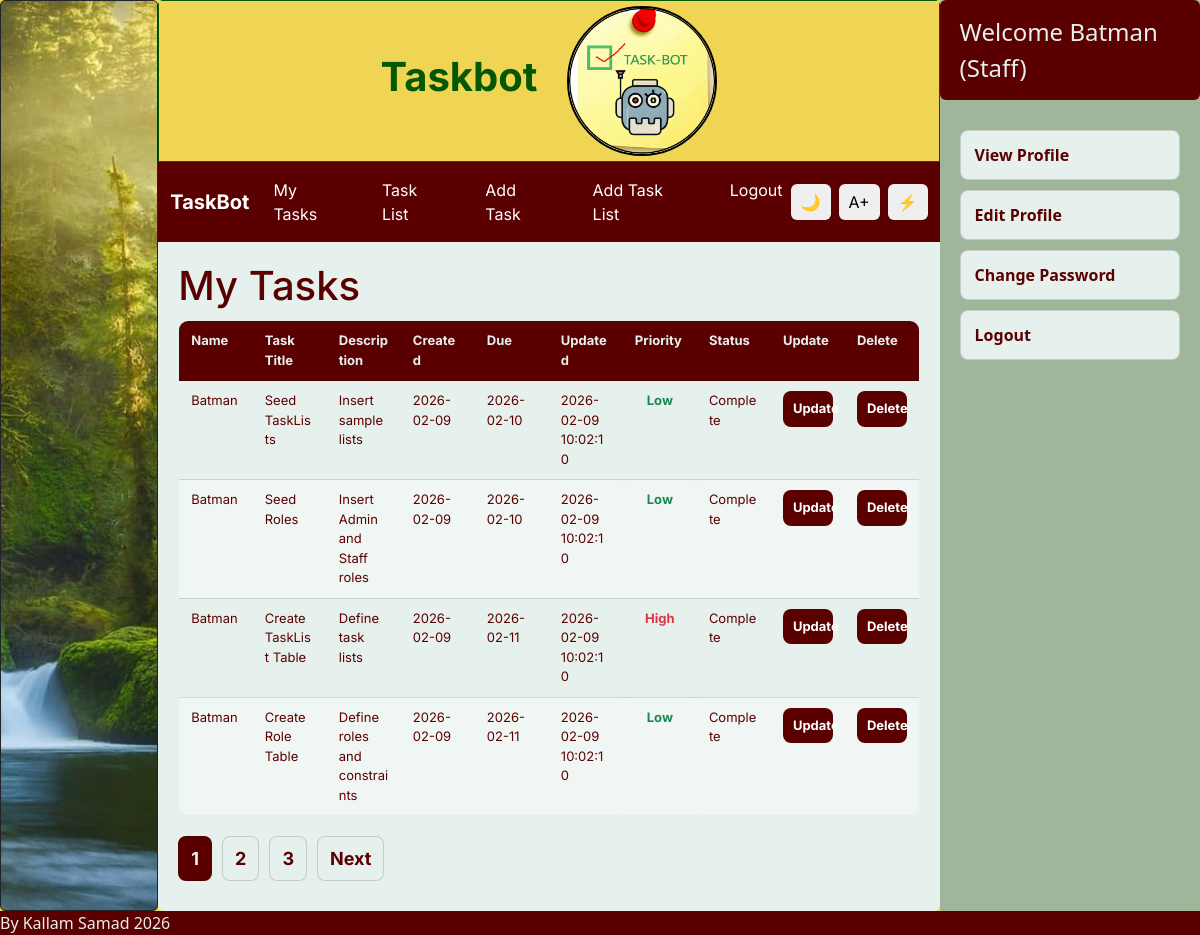
The page /index.php?page=lists (signed in) on the database as committed earlier.
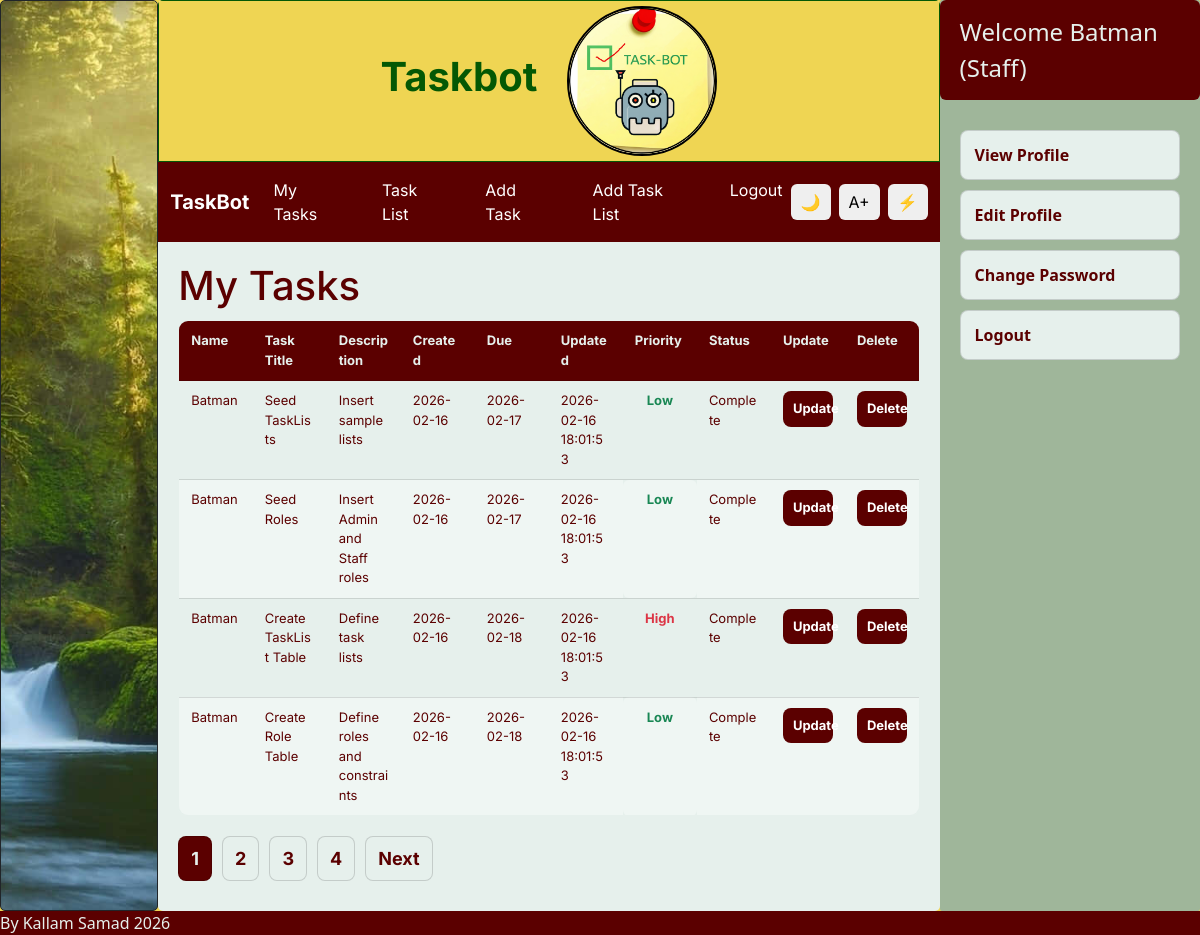
The same page on the database as committed later.
### tables this page shows
CREATE TABLE Task ( 

  TaskID        INTEGER PRIMARY KEY AUTOINCREMENT, 

  TaskTitle     TEXT NOT NULL, 

  Description   TEXT, 

  CreateDate    DATE NOT NULL DEFAULT (DATE('now')), 

  DueDate       DATE, 

  UpdatedAt     DATETIME NOT NULL DEFAULT CURRENT_TIMESTAMP, 

  LastUpdatedBy INTEGER, 

  Priority      TEXT NOT NULL DEFAULT 'Unassigned', 

  Status        TEXT NOT NULL DEFAULT 'Pending', 

  IsArchived    INTEGER NOT NULL DEFAULT 0, 

  TaskListID    INTEGER, 

  CHECK (Priority IN ('Unassigned', 'Low', 'Medium', 'High')), 

  CHECK (Status IN ('Pending', 'Complete', 'Cancelled')), 

  FOREIGN KEY (LastUpdatedBy) REFERENCES Users(UserID) 

    ON UPDATE CASCADE 

    ON DELETE SET NULL, 

  FOREIGN KEY (TaskListID) REFERENCES TaskList(TaskListID) 

    ON UPDATE CASCADE 

    ON DELETE SET NULL 

);

CREATE TABLE Users ( 

  UserID      INTEGER PRIMARY KEY AUTOINCREMENT, 

  RoleID      INTEGER NOT NULL, 

  DisplayName TEXT NOT NULL, 

  FirstName   TEXT NOT NULL, 

  MiddleName  TEXT DEFAULT ' ', 

  LastName    TEXT NOT NULL, 

  Email       TEXT NOT NULL UNIQUE, 

  Phone       TEXT UNIQUE, 

  IsActive    INTEGER NOT NULL DEFAULT 1, 

  LastLoginAt DATETIME DEFAULT CURRENT_TIMESTAMP, 

  FOREIGN KEY (RoleID) REFERENCES Role(RoleID) 

    ON UPDATE CASCADE 

    ON DELETE CASCADE 

);

### stafflists.php (the view, shortened to what this page needs)
<?php
$db = new SQLite3("C:/xampp/htdocs/TaskBot/database.db");
$db->exec("PRAGMA foreign_keys = ON;");
$userId = (int)$_SESSION['userId'];
$records_per_page = 4;
$current_page = isset($_GET['p']) ? (int)$_GET['p'] : 1;
$offset = ($current_page - 1) * $records_per_page;
$countStmt = $db->prepare("SELECT COUNT(*) AS total FROM Task WHERE LastUpdatedBy = :uid");
$countStmt->bindValue(":uid", $userId, SQLITE3_INTEGER);
$countRes = $countStmt->execute();
$countRow = $countRes->fetchArray(SQLITE3_ASSOC);
$total_records = (int)($countRow['total'] ?? 0);
$total_pages = max(1, (int)ceil($total_records / $records_per_page));
$stmt = $db->prepare("
    SELECT
        U.DisplayName,
        T.TaskID,
        T.TaskTitle,
        T.Description,
        T.CreateDate,
        T.DueDate,
        T.UpdatedAt,
        T.Priority,
        T.Status
    FROM Task T
    INNER JOIN Users U ON U.UserID = T.LastUpdatedBy
    WHERE T.LastUpdatedBy = :uid
    ORDER BY T.DueDate IS NULL, T.DueDate ASC, T.TaskID DESC
    LIMIT :limit OFFSET :offset
");
$stmt->bindValue(":uid", $userId, SQLITE3_INTEGER);
$stmt->bindValue(":limit", $records_per_page, SQLITE3_INTEGER);
$stmt->bindValue(":offset", $offset, SQLITE3_INTEGER);
$result = $stmt->execute();
echo "<h1 class='page-title'>My Tasks</h1>";
echo "<div class='table-wrap'>";
echo "<table class='tasks-table'>";
echo "
<thead>
<tr>
  <th>Name</th>
  <th>Task Title</th>
  <th>Description</th>
  <th>Created</th>
  <th>Due</th>
  <th>Updated</th>
  <th>Priority</th>
  <th>Status</th>
  <th>Update</th>
  <th>Delete</th>
</tr>
</thead>
<tbody>
";
while ($row = $result->fetchArray(SQLITE3_ASSOC)) {
    $name = htmlspecialchars($row['DisplayName'] ?? '');
    $taskId = (int)($row['TaskID'] ?? 0);
    $title = htmlspecialchars($row['TaskTitle'] ?? '');
    $desc = htmlspecialchars($row['Description'] ?? '');
    $created = htmlspecialchars($row['CreateDate'] ?? '');
    $due = htmlspecialchars($row['DueDate'] ?? '');
    $updated = htmlspecialchars($row['UpdatedAt'] ?? '');
    $priorityRaw = trim((string)($row['Priority'] ?? ''));
    $priority = htmlspecialchars($priorityRaw);
    $priorityClass = 'priority-' . strtolower(preg_replace('/\s+/', '-', $priorityRaw));
    $statusRaw = trim((string)($row['Status'] ?? ''));
    $status = htmlspecialchars($statusRaw);
    $statusClass = 'status-' . strtolower(preg_replace('/\s+/', '-', $statusRaw));
    echo "<tr>
        <td>{$name}</td>
        <td>{$title}</td>
        <td class='desc'>{$desc}</td>
        <td>{$created}</td>
        <td>{$due}</td>
        <td>{$updated}</td>
        <td class='{$priorityClass}'>{$priority}</td>
        <td class='{$statusClass}'>{$status}</td>
        <td>
          <form method='POST' action='updatetask.php'>
            <input type='hidden' name='TaskID' value='{$taskId}'>
            <button class='btn' type='submit'>Update</button>
          </form>
        </td>
        <td>
          <form method='POST' action='deletetask.php' onsubmit=\"return confirm('Delete this task?');\">
            <input type='hidden' name='TaskID' value='{$taskId}'>
            <button class='btn' type='submit'>Delete</button>
          </form>
        </td>
    </tr>";
}
echo "</tbody></table>";
echo "</div>";
echo "<div class='pagination'>";
for ($i = 1; $i <= $total_pages; $i++) {
    if ($i === $current_page) {
        echo "<strong>{$i}</strong>";
    } else {
        echo "<a href='index.php?page=tasks&p={$i}'>{$i}</a>";
    }
}
if ($current_page < $total_pages) {
    $next = $current_page + 1;
    echo "<a href='index.php?page=tasks&p={$next}'>Next</a>";
}
echo "</div>";
?>

Rows that differ between the two databases and show on the page:
changed task "Seed TaskLists": CreateDate "2026-02-09" → "2026-02-16"; DueDate "2026-02-10" → "2026-02-17"; UpdatedAt "2026-02-09 10:02:10" → "2026-02-16 18:01:53"
changed task "Seed Roles": CreateDate "2026-02-09" → "2026-02-16"; DueDate "2026-02-10" → "2026-02-17"; UpdatedAt "2026-02-09 10:02:10" → "2026-02-16 18:01:53"
changed task "Create TaskList Table": CreateDate "2026-02-09" → "2026-02-16"; DueDate "2026-02-11" → "2026-02-18"; UpdatedAt "2026-02-09 10:02:10" → "2026-02-16 18:01:53"
changed task "Create Role Table": CreateDate "2026-02-09" → "2026-02-16"; DueDate "2026-02-11" → "2026-02-18"; UpdatedAt "2026-02-09 10:02:10" → "2026-02-16 18:01:53"
Other text that changed with them:
new list line: "4"
